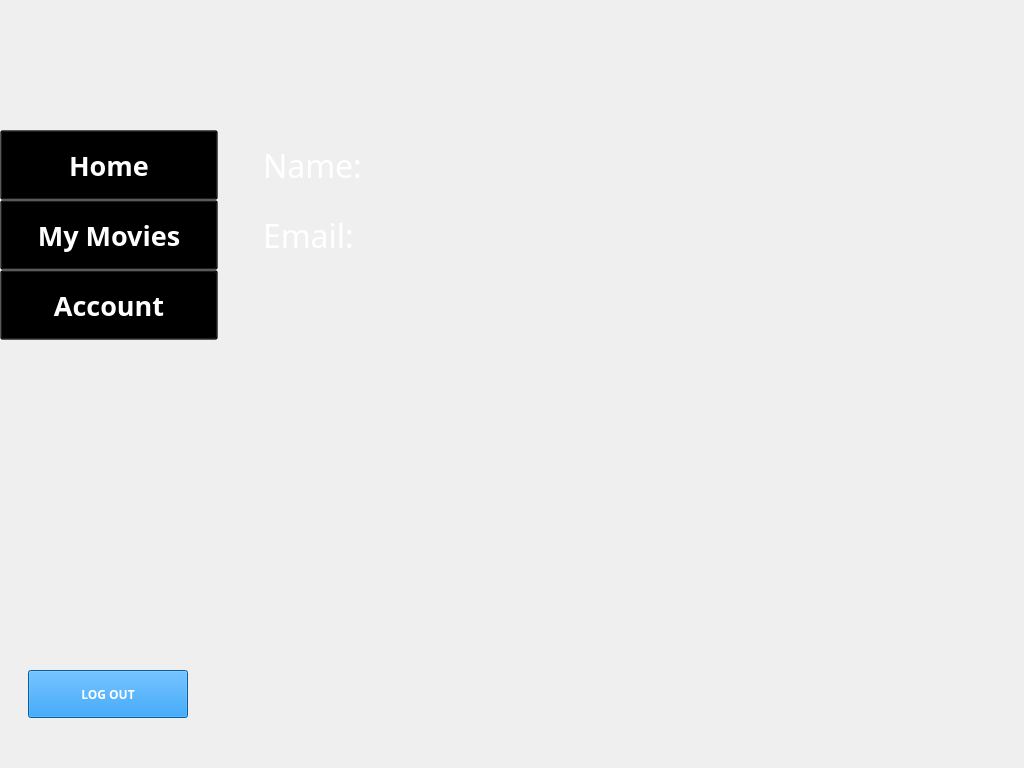
<?xml version="1.0" encoding="UTF-8"?>
<ui version="4.0">
 <class>cinemaIXX</class>
 <widget class="QMainWindow" name="cinemaIXX">
  <property name="geometry">
   <rect>
    <x>0</x>
    <y>0</y>
    <width>1024</width>
    <height>768</height>
   </rect>
  </property>
  <property name="windowTitle">
   <string>MainWindow</string>
  </property>
  <widget class="QWidget" name="centralwidget">
   <widget class="QLabel" name="label">
    <property name="geometry">
     <rect>
      <x>0</x>
      <y>0</y>
      <width>1024</width>
      <height>768</height>
     </rect>
    </property>
    <property name="text">
     <string/>
    </property>
    <property name="pixmap">
     <pixmap resource="../assets/main.qrc">:/bg/Desktop - 1.png</pixmap>
    </property>
    <property name="scaledContents">
     <bool>true</bool>
    </property>
   </widget>
   <widget class="QPushButton" name="home">
    <property name="geometry">
     <rect>
      <x>0</x>
      <y>130</y>
      <width>218</width>
      <height>70</height>
     </rect>
    </property>
    <property name="font">
     <font>
      <family>Montserrat</family>
      <pointsize>20</pointsize>
      <weight>75</weight>
      <bold>true</bold>
     </font>
    </property>
    <property name="styleSheet">
     <string notr="true">background-color: rgba(0, 0, 0, 64);
color: rgb(255,255,255);</string>
    </property>
    <property name="text">
     <string>Home</string>
    </property>
   </widget>
   <widget class="QPushButton" name="mymovies">
    <property name="geometry">
     <rect>
      <x>0</x>
      <y>200</y>
      <width>218</width>
      <height>70</height>
     </rect>
    </property>
    <property name="font">
     <font>
      <family>Montserrat</family>
      <pointsize>20</pointsize>
      <weight>75</weight>
      <bold>true</bold>
     </font>
    </property>
    <property name="styleSheet">
     <string notr="true">background-color: rgba(0, 0, 0, 64);
color: rgb(255,255,255);</string>
    </property>
    <property name="text">
     <string>My Movies</string>
    </property>
   </widget>
   <widget class="QPushButton" name="account">
    <property name="geometry">
     <rect>
      <x>0</x>
      <y>270</y>
      <width>218</width>
      <height>70</height>
     </rect>
    </property>
    <property name="font">
     <font>
      <family>Montserrat</family>
      <pointsize>20</pointsize>
      <weight>75</weight>
      <bold>true</bold>
     </font>
    </property>
    <property name="styleSheet">
     <string notr="true">background-color: rgba(0, 0, 0, 64);
color: rgb(255,255,255);</string>
    </property>
    <property name="text">
     <string>Account</string>
    </property>
   </widget>
   <widget class="QPushButton" name="logout">
    <property name="geometry">
     <rect>
      <x>28</x>
      <y>670</y>
      <width>160</width>
      <height>48</height>
     </rect>
    </property>
    <property name="font">
     <font>
      <family>Montserrat</family>
      <weight>75</weight>
      <bold>true</bold>
     </font>
    </property>
    <property name="styleSheet">
     <string notr="true">background-color: #0984E3;
color: rgb(255,255,255);
</string>
    </property>
    <property name="text">
     <string>LOG OUT</string>
    </property>
   </widget>
   <widget class="QLabel" name="name">
    <property name="geometry">
     <rect>
      <x>263</x>
      <y>150</y>
      <width>511</width>
      <height>31</height>
     </rect>
    </property>
    <property name="font">
     <font>
      <family>Montserrat</family>
      <pointsize>24</pointsize>
     </font>
    </property>
    <property name="styleSheet">
     <string notr="true">color: rgb(255, 255, 255)</string>
    </property>
    <property name="text">
     <string>Name: </string>
    </property>
   </widget>
   <widget class="QLabel" name="email">
    <property name="geometry">
     <rect>
      <x>263</x>
      <y>220</y>
      <width>511</width>
      <height>31</height>
     </rect>
    </property>
    <property name="font">
     <font>
      <family>Montserrat</family>
      <pointsize>24</pointsize>
     </font>
    </property>
    <property name="styleSheet">
     <string notr="true">color: rgb(255, 255, 255)</string>
    </property>
    <property name="text">
     <string>Email: </string>
    </property>
   </widget>
  </widget>
 </widget>
 <resources>
  <include location="../assets/main.qrc"/>
 </resources>
 <connections/>
</ui>
